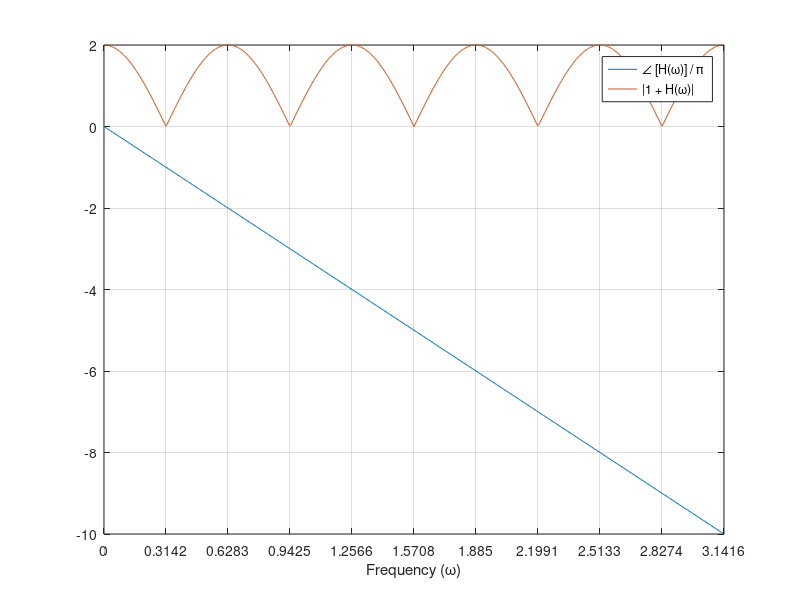

Reproduce this figure in MATLAB.
%% All-pass system demo
% Demonstration of all-pass systems
% and using all-pass system to make a notch filter
% by placing it in parallel with a direct path.
%
% This type of system is used in the 'Phaser'. See
% Chapter 4 of 'Audio Effects ...' by Reiss and McPherson.
%
% Ivan Selesnick

%% Define the flip function

flip = @(x) x(end:-1:1)

%% All-pass system transfer function
% H(z) = B(z)/A(z)
% is allpass if coefficients of B(z) are 
% the reverse-ordered coefficients of A(z)

% This is a first-order allpass system

a = [5 -4]

b = flip(a)

[H, om] = freqz(b, a);

% See that |H(om)| = 1

figure(1)
clf
plot(om, abs(H))
title('|H(\omega)|')
xlabel('Frequency (\omega)')
ylim([0 2])
xlim([0 pi])

%%
% The phase response (radians)

figure(1)
clf
plot(om, angle(H))
title('\angle H(\omega)')
xlabel('Frequency (\omega)')
xlim([0 pi])

%%
% The phase response (radians/pi)

figure(1)
clf
plot(om, angle(H)/pi)
title('\angle H(\omega) / \pi')
xlabel('Frequency (\omega)')
xlim([0 pi])

% See that at om = pi, angle(H) = -pi.
% That makes sense because H(-1) must be a real number.
% Since H is allpass, H(-1) must be 1 or -1.
% Here H(-1) = -1 since angle(H) = -pi.

%% Pole-zero plot
% The zeros are the reciprocals of the poles

zplane(b,a)

roots(b)
roots(a)
% reciprocals!

%% 2nd-order all-pass

a = [5 -4 3]
b = flip(a)

[H, om] = freqz(b, a);

plot(om, abs(H))  % Verify that |H(om)| = 1
title('|H(\omega)|')
xlabel('Frequency (\omega)')
ylim([0 2])
xlim([0 pi])

%%
% A jump in the phase by 2pi is not a true discontinuity

plot(om, angle(H)/pi) 
title('\angle H(\omega) / \pi')
xlabel('Frequency (\omega)')
xlim([0 pi])

%%
% Remove jumps by 2pi using the 'unwrap' function.
% (Unwrap the phase)

plot(om, unwrap(angle(H))/pi)
title('\angle H(\omega) / \pi')
xlabel('Frequency (\omega)')
xlim([0 pi])

% Notice now that at om = pi the angle is -2pi, 
% so H(-1) = 1.
% Also note that the angle is -pi at some frequency om1
% between 0 and pi. So H(om1) = -1 at that frequency.
% At that frequency, an input sine wave will be negated.

%%
% pole-zero diagram - complex poles and zeros. 
% Observe reciprocal property (zeros are the reciprocals
% of the poles)

zplane(b,a)


%% Order-3 all-pass system

a = [5 -4 3 -2]
b = flip(a)

[H, om] = freqz(b, a);
plot(om, abs(H))   % Observe |H(om)| = 1
title('|H(\omega)|')
xlabel('Frequency (\omega)')
ylim([0 2])
xlim([0 pi])

%%

plot(om, unwrap(angle(H))/pi)
title('\angle H(\omega) / \pi')
xlabel('Frequency (\omega)')
xlim([0 pi])

% Notice now that at om = pi the angle is -3pi, 
% therefore H(-1) = -1.
% Also note that the angle is -pi and -2pi at two frequencies
% between 0 and pi. So H(-1) = -1 and H(-1) = 1 at those frequency.

% Note that the phase is monotonically decreasing!

%% Order-4 all-pass system

a = [5 -4 3 -2 1]
b = flip(a)

[H, om] = freqz(b, a);
plot(om, unwrap(angle(H))/pi)
title('\angle H(\omega) / \pi')
xlabel('Frequency (\omega)')
xlim([0 pi])

% Notice now that at om = pi the angle is -4pi, 
% therefore H(-1) = 1.
% Since the phase is *monotonically decreasing*, 
% it passes through -pi, -2pi, -3pi at three
% frequencies between om = 0 and om = pi.

%% All-pass + Direct path
% Consider a system composed of an all-pass system
% and a direct path (in parrallel).
% The total transfer function is
% G(z) = H(z) + 1 = B(z)/A(z) + 1
% where B(z)/A(z) is the all-pass system.
% What does the freuqency response H look like and why?

Id = ones(size(H));   % Frequency response of direct path

% Order-1 example
a = [5 -4]
b = flip(a)

[H, om] = freqz(b, a);

plot(om, abs( Id + H ) );
title('|1 + H(\omega)|')
xlabel('Frequency (\omega)')
ylim([0 2])
xlim([0 pi])

% The frequency response is a low-pass filter
% with a null at om = pi.
% That can be predicted since the all-pass filter
% is -1 at om = pi. They add to zero.

%% Order-2 example

a = [5 -4 3]
b = flip(a)
[H, om] = freqz(b, a);
plot(om, abs( Id + H ) );
title('|1 + H(\omega)|')
xlabel('Frequency (\omega)')
ylim([0 3])
xlim([0 pi])

% Now the total system is a notch filter with a null.
% Where is the null?
% It is at the frequency where the all-pass filter is -1.
% At om = pi, the frequency response of the total system
% is 2 because the all-pass system is 1 at that frequency
% so it adds to the direct path.

%%

plot(om, unwrap(angle(H))/pi, om, abs(Id + H))
grid
legend('\angle [H(\omega)] / \pi', '|1 + H(\omega)|')
xlabel('Frequency (\omega)')
xlim([0 pi])
ylim([-3 3])

% Note that the null in the frequency response is
% at the frequency where the phase of the all-pass
% system is -pi.

%% Order-3 example

a = [5 -4 3 -2]
b = flip(a)
[H, om] = freqz(b, a);
plot(om, abs( Id + H ) );
title('|1 + H(\omega)|')
xlabel('Frequency (\omega)')
ylim([0 3])
xlim([0 pi])

% Now the frequency response of the total system
% has a null and a gain of 2 at two different frequencies.
% It also has a null at om = pi. What are these frequencies?

%%
plot(om, unwrap(angle(H))/pi, om, abs(Id + H))
legend('\angle [H(\omega)] / \pi', '|1 + H(\omega)|')
xlabel('Frequency (\omega)')
grid
xlim([0 pi])
ylim([-3 3])
% The two nulls are where the phase of the all-pass
% system are equal to -pi and -3pi (ODD multiplies of pi).
% At those frequencies the all-pass filter is -1 
% so it cancels the direct path.
% The point where the total frequency response has a gain of 1
% is where the phase of the all-pass filter is -2pi (EVEN multiples
% of pi). At these frequencies, the all-pass system is +1
% so it adds to the direct path. 


%% Order-4 example

a = [5 -4 3 -2 1]
b = flip(a)

[H, om] = freqz(b, a);
plot(om, unwrap(angle(H))/pi, om, abs(Id + H))
legend('\angle [H(\omega)] / \pi', '|1 + H(\omega)|')
xlabel('Frequency (\omega)')
xlim([0 pi])
ylim([-4 3])
grid
% There are two nulls; they are where the all-pass
% system is -1, which is where the phase of the all-pass
% system is an ODD multiple of pi. 
% Where the phase of the all-pass system is an EVEN
% mulitple of pi, the all-pass frequency response is +1,
% so it ADDS to the direct path, and the total gain is 2.

%% Delay + all-pass system.
% A delay is a special case of an all-pass system.
% If the all-pass system is a delay, i.e.,
% H(z) = B(z)/A(z) = z^(-10), 
% then what do you get when you put it in parallel with a direct path?
% Lets see the frequency response of G(z) = H(z) + 1 = z^(-10) + 1

H = exp( - 1j * 10 * om);  % frequency response of delay system

plot(om, unwrap(angle(H))/pi, om, abs(Id + H))

legend('\angle [H(\omega)] / \pi', '|1 + H(\omega)|')
xlabel('Frequency (\omega)')
xlim([0 pi])
set(gca, 'xtick', 0:pi/10:pi)
grid

% The frequency response has equally space nulls. Why?
% Because the phase of the delay is a straight line -- it pass through
% ODD multipleis of pi at equally spaced points.
